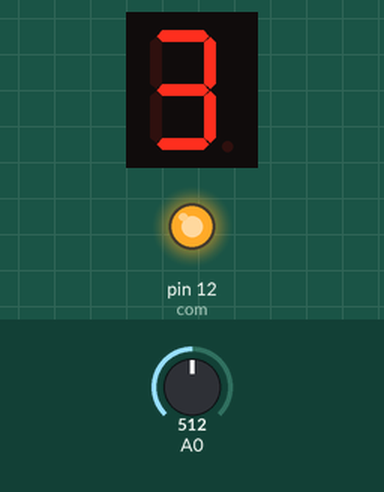
This sketch was run on a simulated Arduino Uno, built with avr-gcc and run on an emulated ATmega328P. Parts: 1-digit seven-segment display, output pins drawn as LEDs (lit = HIGH). Wiring (inferred from the names in the program): 1-digit 7-segment display, segments lit when LOW: segments pin 7, pin 6, pin 4, pin 2, pin 1, pin 9, pin 10, pin 5. Inputs (shaded band) come from the test bench; at power-on: A0 = 512. The segment pins are drawn as the display they are named for; pins used as bus, display or sensor lines are not drawn.

Above: at 1.8 s.
1.9 s: A0 set to 610
At 3.1 s:
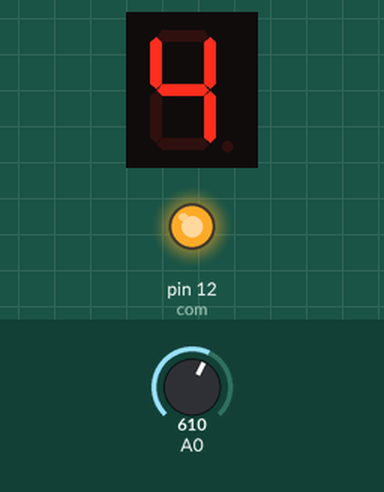
3.5 s: A0 set to 810
At 4.6 s:
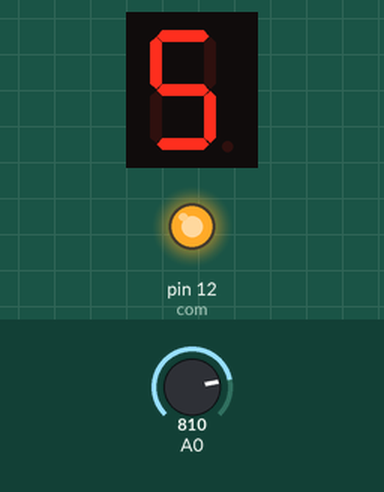
5.5 s: A0 set to 390
At 7.4 s:
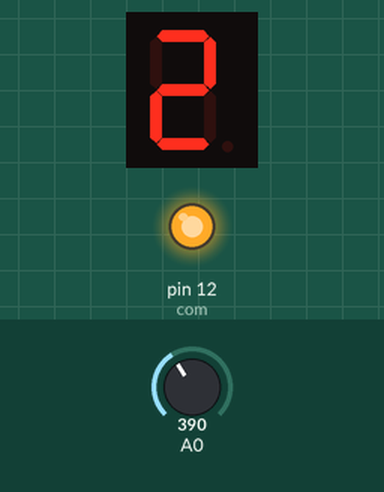
Timing chart, 0 to 8.9 s (numbered marks = the images above; inputs shaded):
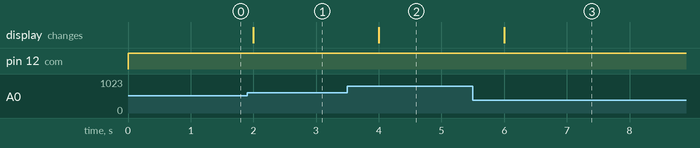

The sketch:

digital_multi_meter.ino.ino
```cpp
int a = 7; // declare the variables
int b = 6;
int c = 4;
int d = 2;
int e = 1;
int f = 9;
int g = 10;
int dp = 5;
int com = 12;
int value;
void setup()
{
  pinMode(a, OUTPUT);
  pinMode(b, OUTPUT);
  pinMode(c, OUTPUT);
  pinMode(d, OUTPUT);
  pinMode(e, OUTPUT);
  pinMode(f, OUTPUT);
  pinMode(g, OUTPUT);
    pinMode(dp,OUTPUT);
   pinMode(com,OUTPUT);
}
void loop(){
  digitalWrite(com,HIGH);
  int i;
  value=analogRead(A0);
  Serial.println(value);
  if(value<10)
  {
    digitalWrite(a,LOW);
  digitalWrite(b,LOW);
  digitalWrite(c,LOW);
  digitalWrite(d,LOW);
  digitalWrite(e,LOW);
  digitalWrite(f,LOW);
  digitalWrite(g,HIGH);
  digitalWrite(dp,HIGH);
  }
    else if(value<200)
    {
      digitalWrite(a,HIGH);
  digitalWrite(b,LOW);
  digitalWrite(c,LOW);
  digitalWrite(d,HIGH);
  digitalWrite(e,HIGH);
  digitalWrite(f,HIGH);
  digitalWrite(g,HIGH);
  digitalWrite(dp,HIGH);
    }
    else if(value<400)
    {
      digitalWrite(a,LOW);
  digitalWrite(b,LOW);
  digitalWrite(c,HIGH);
  digitalWrite(d,LOW);
  digitalWrite(e,LOW);
  digitalWrite(f,HIGH);
  digitalWrite(g,LOW);
  digitalWrite(dp,HIGH);
     }

     else if(value<600)
     {
     digitalWrite(a,LOW);
  digitalWrite(b,LOW);
  digitalWrite(c,LOW);
  digitalWrite(d,LOW);
  digitalWrite(e,HIGH);
  digitalWrite(f,HIGH);
  digitalWrite(g,LOW);
  digitalWrite(dp,HIGH);
     }
     else if(value<800)
     {
     digitalWrite(a,HIGH);
  digitalWrite(b,LOW);
  digitalWrite(c,LOW);
  digitalWrite(d,HIGH);
  digitalWrite(e,HIGH);
  digitalWrite(f,LOW);
  digitalWrite(g,LOW);
  digitalWrite(dp,HIGH);
     }
     else if(value<1000)
     {
      digitalWrite(a,LOW);
  digitalWrite(b,HIGH);
  digitalWrite(c,LOW);
  digitalWrite(d,LOW);
  digitalWrite(e,HIGH);
  digitalWrite(f,LOW);
  digitalWrite(g,LOW);
  digitalWrite(dp,HIGH);
     }
  delay(1000);


 }
```

Measured:
- after the input at 1.9 s, the display: changes after 0.10 s (image 1)
- after the input at 3.5 s, the display: changes after 0.50 s (image 2)
- after the input at 5.5 s, the display: changes after 0.50 s (image 3)
